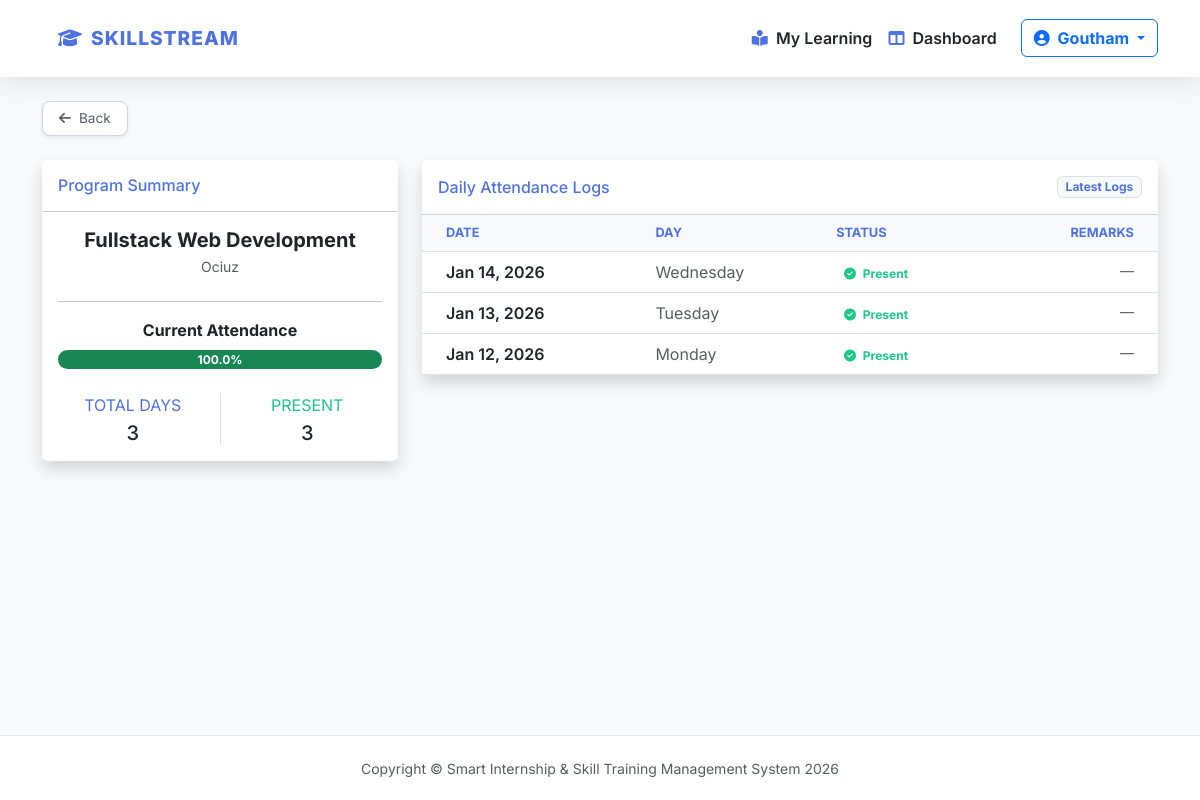
The page /attendance/1/ (signed in) on the database its author committed.
### student/models.py (models this page shows)
class StudentApplication(models.Model):
    STATUS_CHOICES = [
        ('Pending', 'Pending'),
        ('Approved', 'Approved'),
        ('Rejected', 'Rejected'),
        ('Completed', 'Completed'),
    ]
    student = models.ForeignKey(StudentProfile, on_delete=models.CASCADE)
    program = models.ForeignKey(InternshipProgram, on_delete=models.CASCADE)
    status = models.CharField(max_length=20, default='Pending') # Pending, Approved, Completed

class InternshipProgram(models.Model):
    title = models.CharField(max_length=200)
    institution_name = models.CharField(max_length=255)
    location = models.CharField(max_length=100)
    description = models.TextField()

class Attendance(models.Model):
    application = models.ForeignKey(StudentApplication, on_delete=models.CASCADE)
    date = models.DateField()
    is_present = models.BooleanField(default=False)

### student/views.py (the view)
# urls.py: path('attendance/<int:application_id>/', view_attendance, name='view_attendance'),
@login_required
def view_attendance(request, application_id):
    application = get_object_or_404(StudentApplication, id=application_id, student=request.user.studentprofile)
    attendance_records = Attendance.objects.filter(application=application).order_by('-date')
    total = attendance_records.count()
    present_count = attendance_records.filter(is_present=True).count()
    percentage = (present_count / total * 100) if total > 0 else 0
    return render(request, 'student/attendance.html', {
        'application': application,
        'attendance_records': attendance_records,
        'percentage': percentage,
        'present_count': present_count,
    })

### templates/student/attendance.html (shortened to what this page needs)
{% extends 'student/base.html' %}
{% block content %}
<div class="row">
    <div class="col-lg-4 mb-4">
        <div class="card shadow border-0 h-100">
            <div class="card-header bg-white py-3">
                <h6 class="m-0 font-weight-bold text-primary">Program Summary</h6>
            </div>
            <div class="card-body text-center">
                <h5 class="fw-bold mb-1">{{ application.program.title }}</h5>
                <p class="text-muted small mb-4">{{ application.program.institution_name }}</p>
                <hr>
                <p class="mb-2 fw-bold">Current Attendance</p>
                <div class="progress progress-custom mb-3">
                    <div class="progress-bar {% if percentage < 75 %}bg-danger{% else %}bg-success{% endif %}"
                         role="progressbar"
                         style="width: {{ percentage }}%;"
                         aria-valuenow="{{ percentage }}"
                         aria-valuemin="0"
                         aria-valuemax="100">
                        {{ percentage|floatformat:1 }}%
                    </div>
                </div>
                <div class="row mt-4">
                    <div class="col border-end">
                        <div class="text-xs font-weight-bold text-primary text-uppercase mb-1">Total Days</div>
                        <div class="h5 mb-0 font-weight-bold text-gray-800">{{ attendance_records.count }}</div>
                    </div>
                    <div class="col">
                        <div class="text-xs font-weight-bold text-success text-uppercase mb-1">Present</div>
                        <div class="h5 mb-0 font-weight-bold text-gray-800">
                            {{ present_count }}
                        </div>
                    </div>
                </div>
            </div>
        </div>
    </div>
    <div class="col-lg-8 mb-4">
        <div class="card shadow border-0">
            <div class="card-header bg-white py-3 d-flex justify-content-between align-items-center">
                <h6 class="m-0 font-weight-bold text-primary">Daily Attendance Logs</h6>
                <span class="badge bg-light text-primary border">Latest Logs</span>
            </div>
            <div class="card-body p-0">
                <div class="table-responsive">
                    <table class="table table-hover mb-0 attendance-table">
                        <thead class="table-light">
                            <tr>
                                <th class="ps-4">Date</th>
                                <th>Day</th>
                                <th>Status</th>
                                <th class="pe-4 text-end">Remarks</th>
                            </tr>
                        </thead>
                        <tbody>
                            {% for log in attendance_records %}
                            <tr>
                                <td class="ps-4 fw-semibold">{{ log.date|date:"M d, Y" }}</td>
                                <td class="text-muted">{{ log.date|date:"l" }}</td>
                                <td>
                                    {% if log.is_present %}
                                        <span class="badge bg-success-soft text-success">
                                            <i class="fas fa-check-circle me-1"></i> Present
                                        </span>
                                    {% else %}
                                        <span class="badge bg-danger-soft text-danger">
                                            <i class="fas fa-times-circle me-1"></i> Absent
                                        </span>
                                    {% endif %}
                                </td>
                                <td class="pe-4 text-end text-muted small">—</td>
                            </tr>
                            {% endfor %}
                        </tbody>
                    </table>
                </div>
            </div>
        </div>
    </div>
</div>
{% endblock %}

### templates/student/base.html (shortened to what this page needs)
{% load static %}
<!DOCTYPE html>
<html lang="en">
<head>
    <link href="https://cdn.jsdelivr.net/npm/bootstrap@5.3.0/dist/css/bootstrap.min.css" rel="stylesheet">
    <link rel="stylesheet" href="https://cdnjs.cloudflare.com/ajax/libs/font-awesome/6.4.0/css/all.min.css">
    <link rel="stylesheet" href="{% static 'student/css/style.css' %}">
</head>
<body>
    <nav class="navbar navbar-expand-lg navbar-custom sticky-top mb-4">
        <div class="container">
            <a class="sidebar-brand" href="{% url 'track_status' %}">
                <i class="fas fa-graduation-cap me-2"></i>SKILLSTREAM
            </a>
            <div class="collapse navbar-collapse" id="navbarNav">
                <ul class="navbar-nav ms-auto align-items-center">
                    {% if user.is_authenticated %}
                        <li class="nav-item">
                            <a class="nav-link text-dark fw-semibold" href="{% url 'my_learning' %}">
                                <i class="fas fa-book-reader me-1 text-primary"></i> My Learning
                            </a>
                        </li>
                        <li class="nav-item">
                            <a class="nav-link text-dark fw-semibold" href="{% url 'track_status' %}">
                                <i class="fas fa-columns me-1 text-primary"></i> Dashboard
                            </a>
                        </li>
                        <li class="nav-item ms-lg-3">
                            <div class="dropdown">
                                <button class="btn btn-outline-primary dropdown-toggle fw-bold" type="button" data-bs-toggle="dropdown">
                                    <i class="fas fa-user-circle me-1"></i> {{ user.username }}
                                </button>
                            </div>
                        </li>
                    {% else %}
                        <li class="nav-item">
                            <a href="{% url 'login' %}" class="btn btn-primary px-4 fw-bold">Login</a>
                        </li>
                    {% endif %}
                </ul>
            </div>
        </div>
    </nav>
    <main class="container">
        {% if user.is_authenticated and request.resolver_match.url_name != 'track_status' %}
        <div class="mb-4">
            <a href="javascript:history.back()" class="back-btn shadow-sm">
                <i class="fas fa-arrow-left me-2"></i> Back
            </a>
        </div>
        {% endif %}
        {% block content %}
        {% endblock %}
    </main>
    <footer class="footer mt-auto">
        <div class="container text-center">
            <span class="text-muted small">
                Copyright &copy; Smart Internship & Skill Training Management System 2026
            </span>
        </div>
    </footer>
</body>
</html>

### static/student/css/style.css (style rules this page uses)
:root { --sidebar-width: 250px; --primary-blue: #4e73df; --dark-blue: #224abe; --success-green: #1cc88a; --info-teal: #36b9cc; --warning-yellow: #f6c23e; --danger-red: #e74a3b; --bg-light: #f8f9fc; --text-gray: #5a5c69; --card-shadow: 0 0.15rem 1.75rem 0 rgba(58, 59, 69, 0.15); }
body { background-color: var(--bg-light); color: var(--text-gray); font-family: 'Inter', -apple-system, BlinkMacSystemFont, "Segoe UI", Roboto, sans-serif; margin: 0; }
.sidebar-brand { text-align: center; font-weight: 800; font-size: 1.2rem; padding: 1rem; color: white; text-transform: uppercase; letter-spacing: 1px; }
.progress { height: 1.2rem; border-radius: 20px; background-color: #eaecf4; overflow: hidden; }
.progress-bar { font-weight: bold; font-size: 0.75rem; line-height: 1.2rem; }
.attendance-table th { background: #f8f9fc; color: var(--primary-blue); font-size: 0.8rem; text-transform: uppercase; }
.text-primary { color: var(--primary-blue) !important; }
.text-success { color: var(--success-green) !important; }

### templates/student/base.html (style rules this page uses)
:root { --primary-blue: #4e73df; --dark-blue: #224abe; --bg-light: #f8f9fc; }
body { font-family: 'Inter', sans-serif; background-color: var(--bg-light); display: flex; flex-direction: column; min-height: 100vh; }
.navbar-custom { background-color: white; box-shadow: 0 0.15rem 1.75rem 0 rgba(58, 59, 69, 0.15); }
.sidebar-brand { font-weight: 800; font-size: 1.2rem; color: var(--primary-blue); text-decoration: none; }
main { flex: 1; }
.footer { background: white; padding: 20px 0; border-top: 1px solid #e3e6f0; }
.back-btn { display: inline-flex; align-items: center; padding: 0.4rem 1rem; font-size: 0.85rem; border-radius: 8px; transition: all 0.2s; background: white; border: 1px solid #d1d3e2; color: #5a5c69; text-decoration: none; }

### rows shown on the page
StudentApplication: program "Fullstack Web Development", program.institution_name "Ociuz"
Attendance: date "Jan 14, 2026", date "Wednesday", is_present True (drawn)
Attendance: date "Jan 13, 2026", date "Tuesday", is_present True (drawn)
Attendance: date "Jan 12, 2026", date "Monday", is_present True (drawn)

### other values the page prints
{{ user.username }} "Goutham"
{{ percentage|floatformat:1 }} "100.0"
{{ attendance_records.count }} "3"
{{ present_count }} "3"
